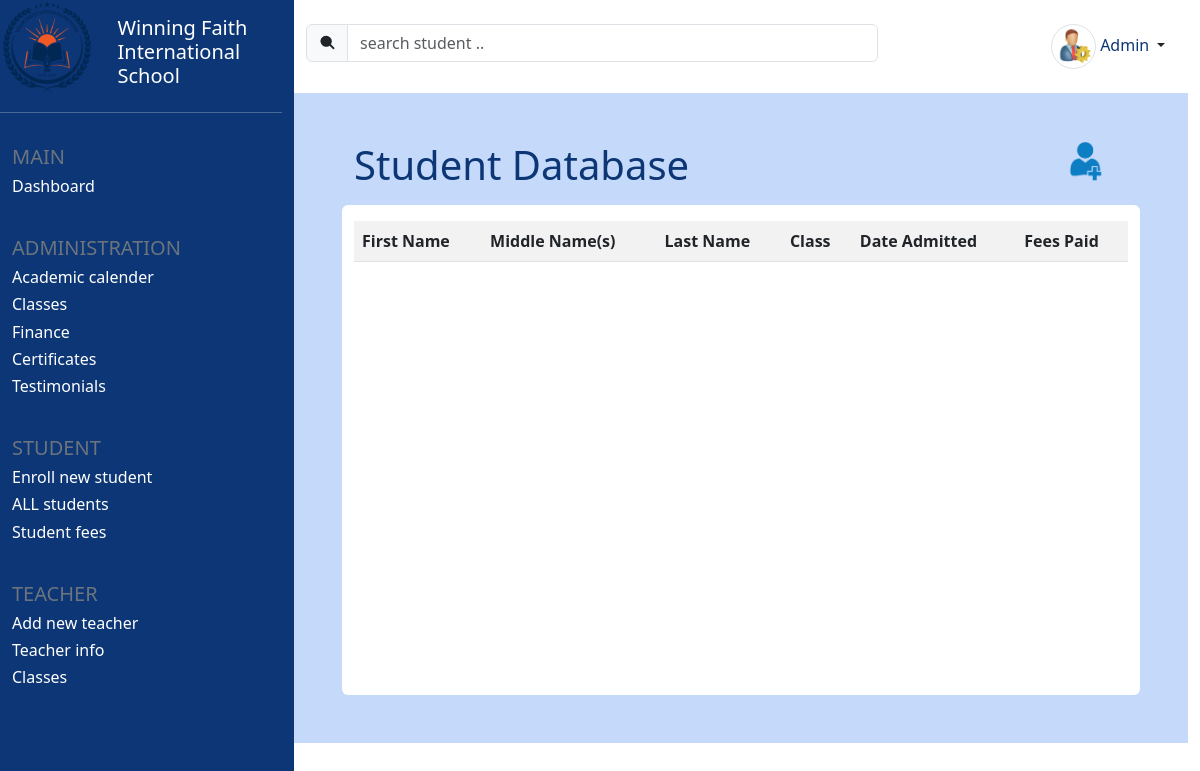
Page /students (signed in) on the earlier database version.
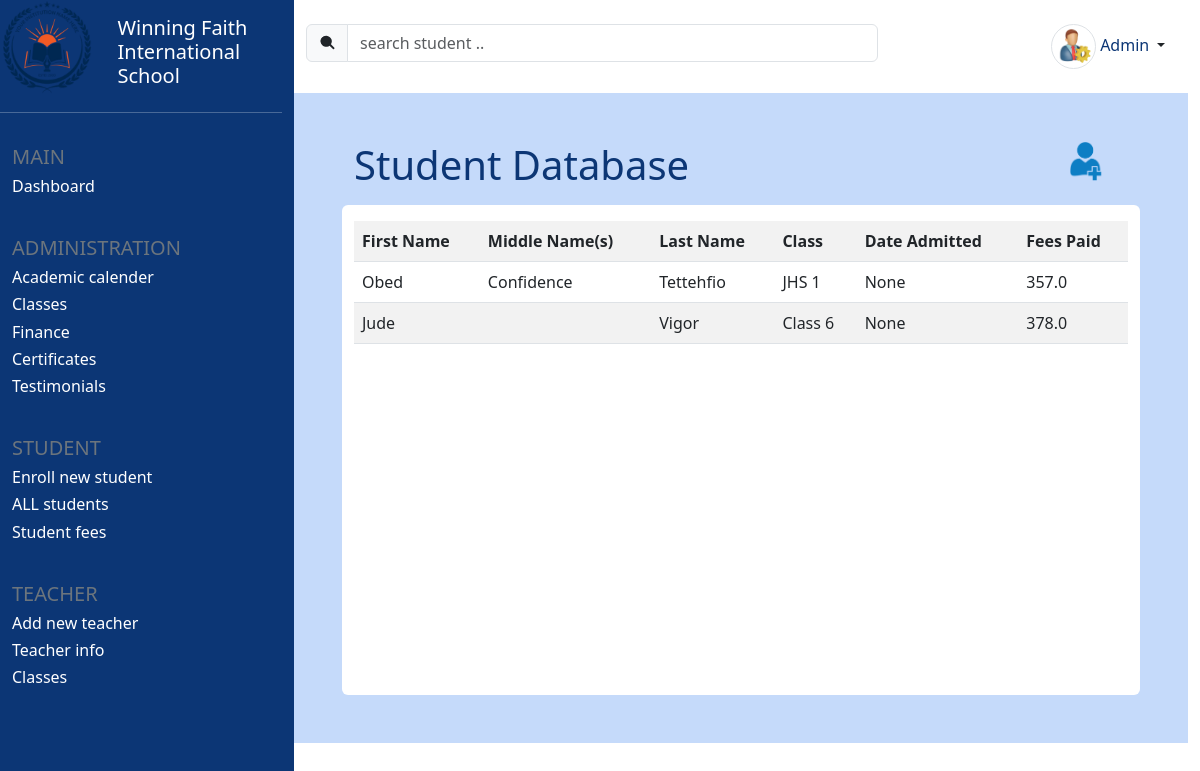
Same page on the later database version.
### core/models.py (models this page shows, shortened)
class Student(models.Model):
    id = models.UUIDField(primary_key=True, default=uuid.uuid4)
    fname = models.CharField(max_length=25)
    lname = models.CharField(max_length=25)
    other_names = models.CharField(max_length=100, blank=True)
    fees_paid = models.FloatField()
    date_enrolled = models.DateField(default=datetime.now)
    classroom = models.CharField(max_length=25)
    category = models.CharField(max_length=25)

### core/views.py (the view)
# urls.py: path('students', views.display_students, name='students'),
@login_required(login_url='login')
def display_students(request):
    students = Student.objects.all()
    context = {
        'students': students
    }
    return render(request, 'student_info.html', context)

### templates/student_info.html
{% extends 'index.html' %}
{% load static %}
{% block content %}
<div class="container-fluid row home mt-4 p-5">
    {% block db_table_header %}
    <div class="row mb-3 w-100">
        <div class="col col-lg-6">
            <h5 class="d-inline blue-text display-6">
                {% block db_table_header_text %}
                Student Database
                {% endblock %}
            </h5>
        </div>
        <div class="col col-lg-6">
            <span class="d-inline float-end">
                {% block db_table_header_icon %}
                <a href="{% url 'enroll' %}" class="text-decoration-none" title="new student">
                        <img src="{% static 'add_student.png' %}" width="35" height="35" class="img-fluid">
                </a>
                {% endblock db_table_header_icon %}
            </span>
        </div>
    </div>
    {% endblock db_table_header %}
    <div class="container bg-white rounded pt-3 pb-4">
        <div class="" style="height: 450px; overflow-y: auto;">
            {% block db_table %}
            <table class="table table-striped">
                <tr>
                    <th>First Name</th>
                    <th>Middle Name(s)</th>
                    <th>Last Name</th>
                    <th>Class</th>
                    <th>Date Admitted</th>
                    <th>Fees Paid</th>
                </tr>
                {% for student in students %}
                <tr>
                    <td>{{student.fname}}</td>
                    <td>{{student.other_names}}</td>
                    <td>{{student.lname}}</td>
                    <td>{{student.classroom}}</td>
                    <td>{{student.date_enrolled}}</td>
                    <td>{{student.fees_paid}}</td>
                </tr>
                {% endfor %}
            </table>
            {% endblock db_table %}
        </div>
    </div>
</div>
{% endblock content %}

Differences in the rows shown:
added Student: fname "Obed", other_names "Confidence", lname "Tettehfio", classroom "JHS 1", date_enrolled "None", fees_paid "357.0"
added Student: fname "Jude", lname "Vigor", classroom "Class 6", date_enrolled "None", fees_paid "378.0"
